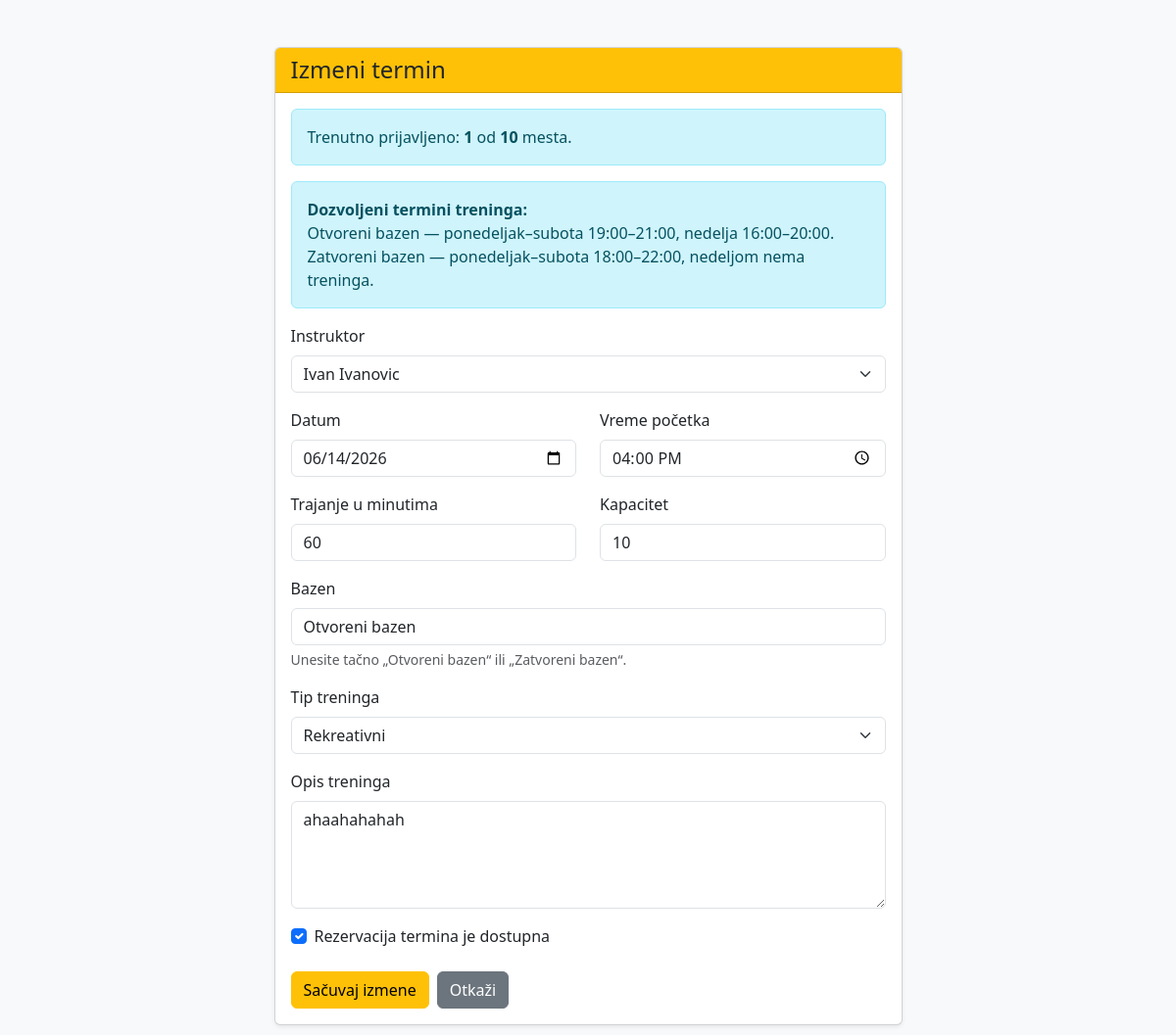
/plivanje_projekat/izmeni_termin.php?id=9 (signed in), run on an earlier commit of the app's database.
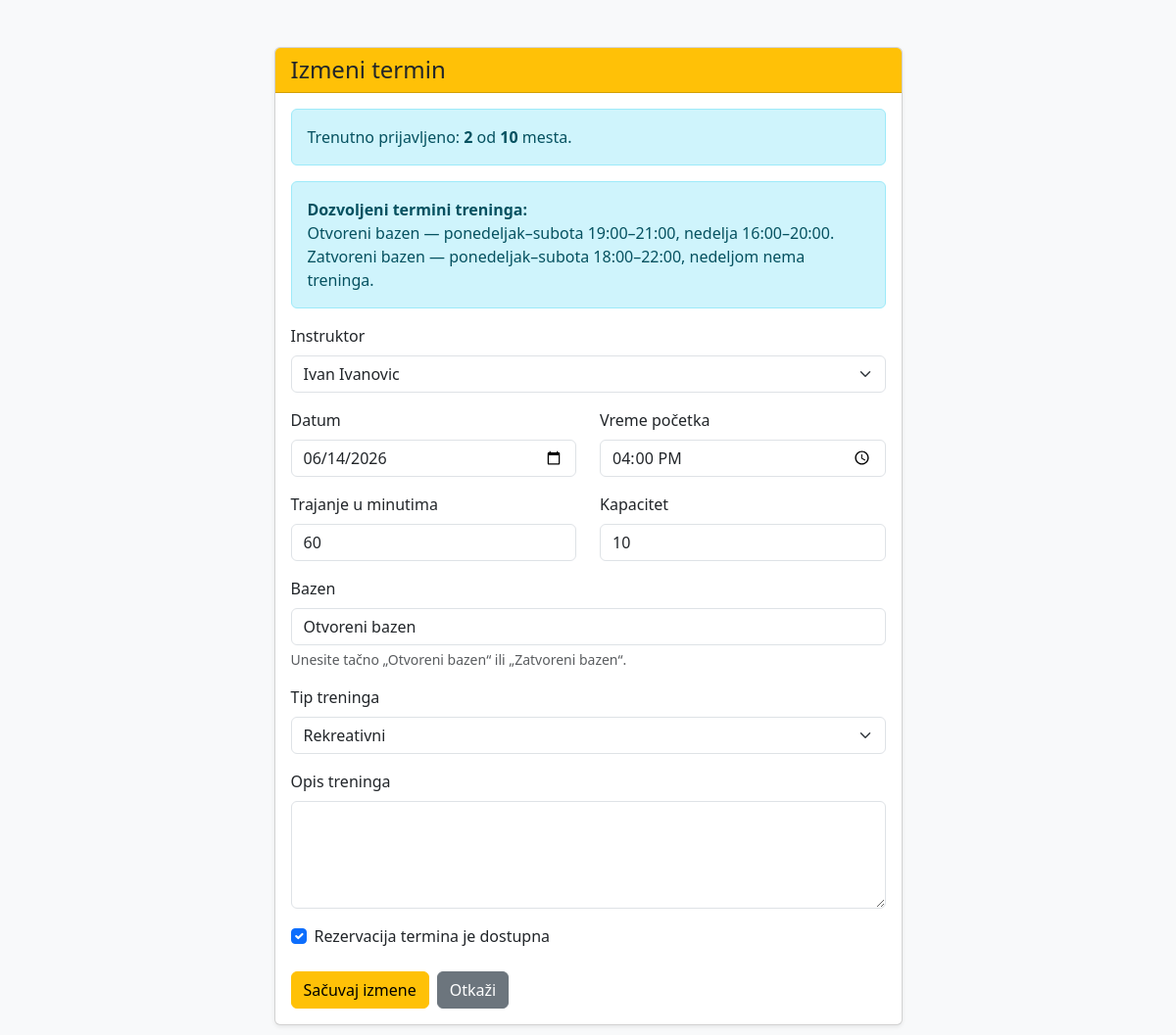
And on a later commit of the database.
### tables this page shows
CREATE TABLE IF NOT EXISTS `termini` (
  `id` int NOT NULL AUTO_INCREMENT,
  `instruktor_id` int NOT NULL,
  `datum` date NOT NULL,
  `vreme` time NOT NULL,
  `trajanje_minuta` int NOT NULL,
  `bazen` varchar(100) DEFAULT NULL,
  `tip_treninga` enum('rekreativni','takmicarski','individualni') NOT NULL DEFAULT 'rekreativni',
  `opis` text,
  `kapacitet` int NOT NULL DEFAULT '10',
  `rezervacija_dostupna` tinyint(1) NOT NULL DEFAULT '1',
  PRIMARY KEY (`id`),
  KEY `instruktor_id` (`instruktor_id`)
);

CREATE TABLE IF NOT EXISTS `instruktori` (
  `id` int NOT NULL AUTO_INCREMENT,
  `ime` varchar(50) NOT NULL,
  `prezime` varchar(50) NOT NULL,
  `telefon` varchar(30) DEFAULT NULL,
  `email` varchar(100) DEFAULT NULL,
  `specijalnost` varchar(100) DEFAULT NULL,
  `biografija` text,
  `godine_iskustva` int DEFAULT NULL,
  `sertifikati_opis` text,
  `obrazovanje` varchar(255) DEFAULT NULL,
  PRIMARY KEY (`id`)
);

### plivanje_projekat/classes/BaseModel.php (called while the page is built, shortened)
<?php
require_once __DIR__ . '/../config/Database.php';
class BaseModel
{
    public function __construct()
    {
        $database = new Database();
        $this->connection = $database->connect();
    }
}

### plivanje_projekat/config/Database.php (called while the page is built)
<?php
class Database
{
    private string $host = 'localhost';
    private string $databaseName = 'plivanje_db';
    private string $username = 'root';
    private string $password = '';
    private ?PDO $connection = null;
    public function connect(): PDO
    {
        if ($this->connection === null) {
            try {
                $dsn = "mysql:host={$this->host};dbname={$this->databaseName};charset=utf8mb4";
                $this->connection = new PDO(
                    $dsn,
                    $this->username,
                    $this->password
                );
                $this->connection->setAttribute(
                    PDO::ATTR_ERRMODE,
                    PDO::ERRMODE_EXCEPTION
                );
                $this->connection->setAttribute(
                    PDO::ATTR_DEFAULT_FETCH_MODE,
                    PDO::FETCH_ASSOC
                );
            } catch (PDOException $exception) {
                die('Greška pri povezivanju sa bazom: ' . $exception->getMessage());
            }
        }
        return $this->connection;
    }
}

### plivanje_projekat/classes/Termin.php (called while the page is built, shortened)
<?php
require_once __DIR__ . '/BaseModel.php';
class Termin extends BaseModel implements CrudInterface
{
    public function findById(int $id): array|false
    {
        $sql = "SELECT
                    termini.*,
                    CONCAT(
                        instruktori.ime,
                        ' ',
                        instruktori.prezime
                    ) AS instruktor_ime,
                    (
                        SELECT COUNT(*)
                        FROM rezervacije
                        WHERE rezervacije.termin_id = termini.id
                        AND rezervacije.status = 'rezervisano'
                    ) AS broj_prijavljenih
                FROM termini
                INNER JOIN instruktori
                    ON termini.instruktor_id = instruktori.id
                WHERE termini.id = :id";
        $stmt = $this->connection->prepare($sql);
        $stmt->execute([
            ':id' => $id
        ]);
        return $stmt->fetch();
    }
}

### plivanje_projekat/classes/Instruktor.php (called while the page is built, shortened)
<?php
require_once __DIR__ . '/BaseModel.php';
class Instruktor extends BaseModel implements CrudInterface
{
    public function read(): array
    {
        $sql = "SELECT * FROM instruktori ORDER BY id DESC";
        $stmt = $this->connection->query($sql);
        return $stmt->fetchAll();
    }
}

### plivanje_projekat/izmeni_termin.php (the view, shortened to what the changed rows need)
<?php
require_once __DIR__ . '/classes/Termin.php';
require_once __DIR__ . '/classes/Instruktor.php';
$danas = date('Y-m-d');
$terminModel = new Termin();
$instruktorModel = new Instruktor();
$id = filter_input(
    INPUT_GET,
    'id',
    FILTER_VALIDATE_INT
);
$termin = $terminModel->findById($id);
$instruktori = $instruktorModel->read();
$izabraniInstruktor =
    $_POST['instruktor_id']
    ?? $termin['instruktor_id'];
$checkboxOznacen =
    $_SERVER['REQUEST_METHOD'] === 'POST'
        ? isset($_POST['rezervacija_dostupna'])
        : (int) $termin['rezervacija_dostupna'] === 1;
?>
<!DOCTYPE html>
<html lang="sr">
<head>
    <link
        href="https://cdn.jsdelivr.net/npm/bootstrap@5.3.3/dist/css/bootstrap.min.css"
        rel="stylesheet"
    >
</head>
<body class="bg-light">
<div class="container py-5">
    <div class="row justify-content-center">
        <div class="col-lg-7">
            <div class="card shadow-sm">
                <div class="card-header bg-warning">
                    <h1 class="h4 mb-0">
                        Izmeni termin
                    </h1>
                </div>
                <div class="card-body">
                    <div class="alert alert-info">
                        Trenutno prijavljeno:
                        <strong>
                            <?= (int) (
                                $termin['broj_prijavljenih']
                                ?? 0
                            ) ?>
                        </strong>
                        od
                        <strong>
                            <?= (int) $termin['kapacitet'] ?>
                        </strong>
                        mesta.
                    </div>
                    <form method="POST">
                        <div class="mb-3">
                            <label
                                for="instruktor_id"
                                class="form-label"
                            >
                                Instruktor
                            </label>
                            <select
                                id="instruktor_id"
                                name="instruktor_id"
                                class="form-select"
                                required
                            >
                                <?php foreach (
                                    $instruktori as $instruktor
                                ): ?>
                                    <option
                                        value="<?= (int) $instruktor['id'] ?>"
                                        <?= $izabraniInstruktor == $instruktor['id']
                                            ? 'selected'
                                            : '' ?>
                                    >
                                        <?= htmlspecialchars(
                                            $instruktor['ime']
                                            . ' '
                                            . $instruktor['prezime']
                                        ) ?>
                                    </option>
                                <?php endforeach; ?>
                            </select>
                        </div>
                        <div class="row">
                            <div class="col-md-6 mb-3">
                                <label
                                    for="datum"
                                    class="form-label"
                                >
                                    Datum
                                </label>
                                <input
                                    type="date"
                                    id="datum"
                                    name="datum"
                                    class="form-control"
                                    min="<?= htmlspecialchars($danas) ?>"
                                    value="<?= htmlspecialchars(
                                        $_POST['datum']
                                        ?? $termin['datum']
                                    ) ?>"
                                    required
                                >
                            </div>
                            <div class="col-md-6 mb-3">
                                <label
                                    for="vreme"
                                    class="form-label"
                                >
                                    Vreme početka
                                </label>
                                <input
                                    type="time"
                                    id="vreme"
                                    name="vreme"
                                    class="form-control"
                                    value="<?= htmlspecialchars(
                                        $_POST['vreme']
                                        ?? substr(
                                            $termin['vreme'],
                                            0,
                                            5
                                        )
                                    ) ?>"
                                    required
                                >
                            </div>
                        </div>
                        <div class="row">
                            <div class="col-md-6 mb-3">
                                <label
                                    for="trajanje_minuta"
                                    class="form-label"
                                >
                                    Trajanje u minutima
                                </label>
                                <input
                                    type="number"
                                    id="trajanje_minuta"
                                    name="trajanje_minuta"
                                    class="form-control"
                                    min="15"
                                    value="<?= htmlspecialchars(
                                        $_POST['trajanje_minuta']
                                        ?? $termin['trajanje_minuta']
                                    ) ?>"
                                    required
                                >
                            </div>
                            <div class="col-md-6 mb-3">
                                <label
                                    for="kapacitet"
                                    class="form-label"
                                >
                                    Kapacitet
                                </label>
                                <input
                                    type="number"
                                    id="kapacitet"
                                    name="kapacitet"
                                    class="form-control"
                                    min="<?= max(
                                        1,
                                        (int) (
                                            $termin['broj_prijavljenih']
                                            ?? 0
                                        )
                                    ) ?>"
                                    value="<?= htmlspecialchars(
                                        $_POST['kapacitet']
                                        ?? $termin['kapacitet']
                                    ) ?>"
                                    required
                                >
                            </div>
                        </div>
                        <div class="mb-3">
                            <label
                                for="bazen"
                                class="form-label"
                            >
                                Bazen
                            </label>
                            <input
                                type="text"
                                id="bazen"
                                name="bazen"
                                class="form-control"
                                list="bazeni"
                                value="<?= htmlspecialchars(
                                    $_POST['bazen']
                                    ?? $termin['bazen']
                                    ?? ''
                                ) ?>"
                                required
                            >
                            <div class="form-text">
                                Unesite tačno „Otvoreni bazen“ ili „Zatvoreni bazen“.
                            </div>
                        </div>
                        <div class="mb-3">
                            <label
                                for="opis"
                                class="form-label"
                            >
                                Opis treninga
                            </label>
                            <textarea
                                id="opis"
                                name="opis"
                                class="form-control"
                                rows="4"
                            ><?= htmlspecialchars(
                                $_POST['opis']
                                ?? $termin['opis']
                                ?? ''
                            ) ?></textarea>
                        </div>
                        <div class="form-check mb-4">
                            <input
                                type="checkbox"
                                id="rezervacija_dostupna"
                                name="rezervacija_dostupna"
                                class="form-check-input"
                                value="1"
                                <?= $checkboxOznacen
                                    ? 'checked'
                                    : '' ?>
                            >
                            <label
                                for="rezervacija_dostupna"
                                class="form-check-label"
                            >
                                Rezervacija termina je dostupna
                            </label>
                        </div>
                    </form>
                </div>
            </div>
        </div>
    </div>
</div>
</body>
</html>

What changed in the data, as far as the page shows it:
changed termini "Otvoreni bazen": opis "ahaahahahah" → (not shown)
Also different on the page:
$termin['broj_prijavljenih']: "1" → "2"
